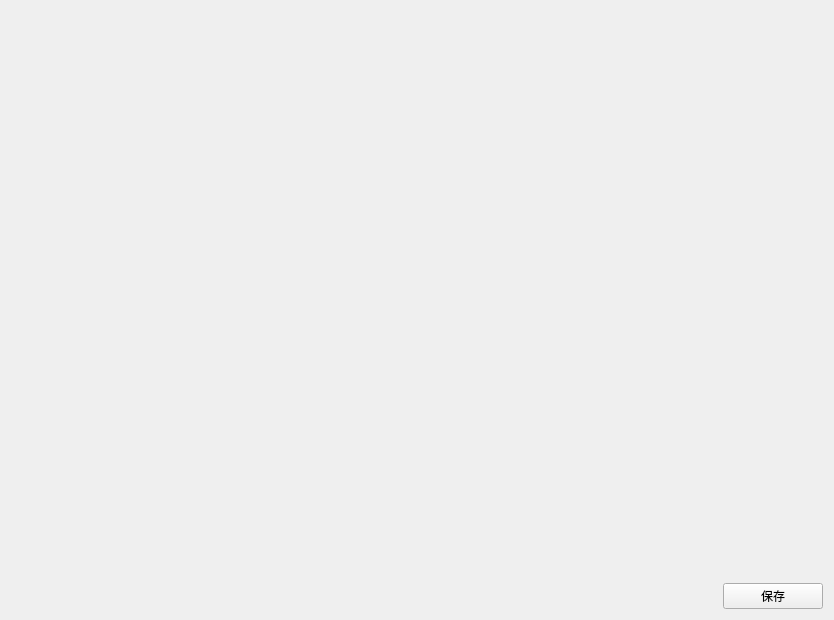
<?xml version="1.0" encoding="UTF-8"?>
<ui version="4.0">
 <class>CertDegisner</class>
 <widget class="QWidget" name="CertDegisner">
  <property name="geometry">
   <rect>
    <x>0</x>
    <y>0</y>
    <width>834</width>
    <height>620</height>
   </rect>
  </property>
  <property name="windowTitle">
   <string>Form</string>
  </property>
  <property name="styleSheet">
   <string notr="true"/>
  </property>
  <layout class="QGridLayout" name="gridLayout">
   <item row="0" column="1">
    <spacer name="verticalSpacer">
     <property name="orientation">
      <enum>Qt::Vertical</enum>
     </property>
     <property name="sizeHint" stdset="0">
      <size>
       <width>20</width>
       <height>351</height>
      </size>
     </property>
    </spacer>
   </item>
   <item row="1" column="0">
    <spacer name="horizontalSpacer">
     <property name="orientation">
      <enum>Qt::Horizontal</enum>
     </property>
     <property name="sizeHint" stdset="0">
      <size>
       <width>440</width>
       <height>20</height>
      </size>
     </property>
    </spacer>
   </item>
   <item row="1" column="1">
    <widget class="QPushButton" name="saveButton">
     <property name="minimumSize">
      <size>
       <width>100</width>
       <height>0</height>
      </size>
     </property>
     <property name="text">
      <string>保存</string>
     </property>
    </widget>
   </item>
  </layout>
 </widget>
 <resources/>
 <connections/>
</ui>
